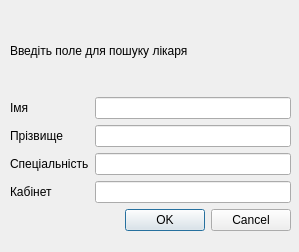
<?xml version="1.0" encoding="UTF-8"?>
<ui version="4.0">
 <class>Doctor_search</class>
 <widget class="QDialog" name="Doctor_search">
  <property name="geometry">
   <rect>
    <x>0</x>
    <y>0</y>
    <width>299</width>
    <height>252</height>
   </rect>
  </property>
  <property name="windowTitle">
   <string>Dialog</string>
  </property>
  <widget class="QWidget" name="">
   <property name="geometry">
    <rect>
     <x>10</x>
     <y>10</y>
     <width>281</width>
     <height>221</height>
    </rect>
   </property>
   <layout class="QVBoxLayout" name="verticalLayout_2">
    <item>
     <layout class="QVBoxLayout" name="verticalLayout">
      <item>
       <widget class="QLabel" name="label">
        <property name="text">
         <string>Введіть поле для пошуку лікаря</string>
        </property>
       </widget>
      </item>
      <item>
       <layout class="QFormLayout" name="formLayout">
        <item row="0" column="0">
         <widget class="QLabel" name="nameLabel">
          <property name="text">
           <string>Імя</string>
          </property>
         </widget>
        </item>
        <item row="0" column="1">
         <widget class="QLineEdit" name="nameLineEdit"/>
        </item>
        <item row="1" column="0">
         <widget class="QLabel" name="Label">
          <property name="text">
           <string>Прізвище</string>
          </property>
         </widget>
        </item>
        <item row="1" column="1">
         <widget class="QLineEdit" name="LineEdit"/>
        </item>
        <item row="2" column="0">
         <widget class="QLabel" name="Label_2">
          <property name="text">
           <string>Спеціальність</string>
          </property>
         </widget>
        </item>
        <item row="3" column="0">
         <widget class="QLabel" name="Label_3">
          <property name="text">
           <string>Кабінет</string>
          </property>
         </widget>
        </item>
        <item row="3" column="1">
         <widget class="QLineEdit" name="LineEdit_3"/>
        </item>
        <item row="2" column="1">
         <widget class="QLineEdit" name="LineEdit_2"/>
        </item>
       </layout>
      </item>
     </layout>
    </item>
    <item>
     <widget class="QDialogButtonBox" name="buttonBox">
      <property name="orientation">
       <enum>Qt::Horizontal</enum>
      </property>
      <property name="standardButtons">
       <set>QDialogButtonBox::Cancel|QDialogButtonBox::Ok</set>
      </property>
     </widget>
    </item>
   </layout>
  </widget>
 </widget>
 <resources/>
 <connections>
  <connection>
   <sender>buttonBox</sender>
   <signal>accepted()</signal>
   <receiver>Doctor_search</receiver>
   <slot>accept()</slot>
   <hints>
    <hint type="sourcelabel">
     <x>248</x>
     <y>254</y>
    </hint>
    <hint type="destinationlabel">
     <x>157</x>
     <y>274</y>
    </hint>
   </hints>
  </connection>
  <connection>
   <sender>buttonBox</sender>
   <signal>rejected()</signal>
   <receiver>Doctor_search</receiver>
   <slot>reject()</slot>
   <hints>
    <hint type="sourcelabel">
     <x>316</x>
     <y>260</y>
    </hint>
    <hint type="destinationlabel">
     <x>286</x>
     <y>274</y>
    </hint>
   </hints>
  </connection>
 </connections>
</ui>
